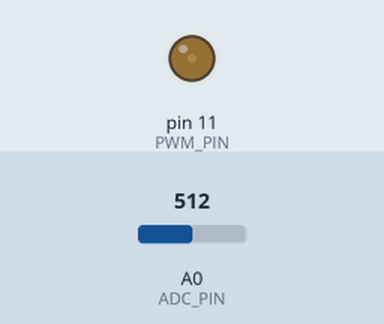
The sketch below on a simulated Arduino Uno, built with avr-gcc and run on an emulated ATmega328P. Shown: output pins drawn as LEDs (lit = HIGH). The inputs (shaded band) are chosen by the test bench; at power-on: A0 (ADC_PIN) = 512. What the sketch prints to the serial monitor is not drawn.

Above: at 1.2 s.
1.3 s: A0 (ADC_PIN) set to 0
At 2.85 s:
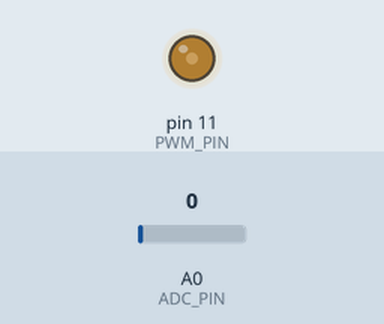
4.3 s: A0 (ADC_PIN) set to 122
At 4.65 s:
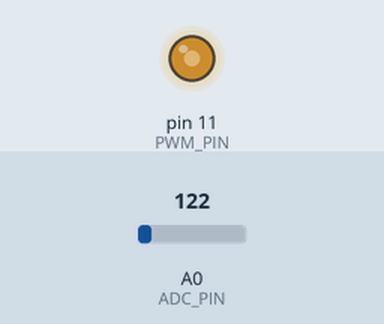
Timing chart, 0 to 13.3 s (numbered marks = the images above; inputs shaded):
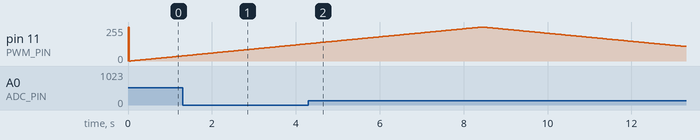

Measured:
- by itself, pin 11 (PWM_PIN): rises from 130/255 to 255/255 in 4.1 s, then falls to 109/255 in 4.8 s

The sketch:

potentiostat.ino
```cpp
#define _RAMP_

int dty_inc = 4;

#define PWM_PIN 11
#define ADC_PIN A0

uint8_t dty[] = {0, 63, 127, 191, 255};


#define NUM_INC 127 //Num times tmr ovf isr happens before increment of dutyCycle
//clipping occurs at dutyCycle values less than DTY_MIN, greater than DTY_MAX
//#define DTY_MIN 17 //dutyCycle minimum value
//#define DTY_MAX 240 //dutyCycle maximum value
#define DTY_MIN 0 //dutyCycle minimum value
#define DTY_MAX 255 //dutyCycle maximum value
#define PRESCLR 0b00000010

uint8_t dutyCycle = dty[dty_inc]; // 0-255 for 0%-100%
uint16_t incFlag = 0;
uint8_t updn = 0;

void setup() {
  TIMSK2 = (TIMSK2 & 0b11111000) | 0b00000001; // use TIMER2_OVF_vect

//  BEGIN   PWM SETUP
  TCCR2B = TCCR2B & 0b11111000 | PRESCLR;
  pinMode(PWM_PIN, OUTPUT);
  analogWrite(PWM_PIN, dutyCycle);
//  END     PWM SETUP


//  BEGIN   ADC SETUP
  pinMode(ADC_PIN, INPUT);
//  END     ADC SETUP

  Serial.begin(115200);

}

void loop() {


#ifdef _RAMP_
    if(incFlag >= NUM_INC & updn == 0){
      incFlag = 0;
      dutyCycle++;
      analogWrite(PWM_PIN, dutyCycle);
      if(dutyCycle >= DTY_MAX){
        updn = 1;
      }

    }
    else if(incFlag >= NUM_INC & updn == 1){
      incFlag = 0;
      dutyCycle--;
      analogWrite(PWM_PIN, dutyCycle);
      if(dutyCycle <= DTY_MIN){
        updn = 0;
      }
    }
#else
    delay(10);
#endif

    Serial.print(dutyCycle);
    Serial.print(", ");
    Serial.println(analogRead(ADC_PIN));
}


ISR(TIMER2_OVF_vect){
  incFlag++;
}
```
